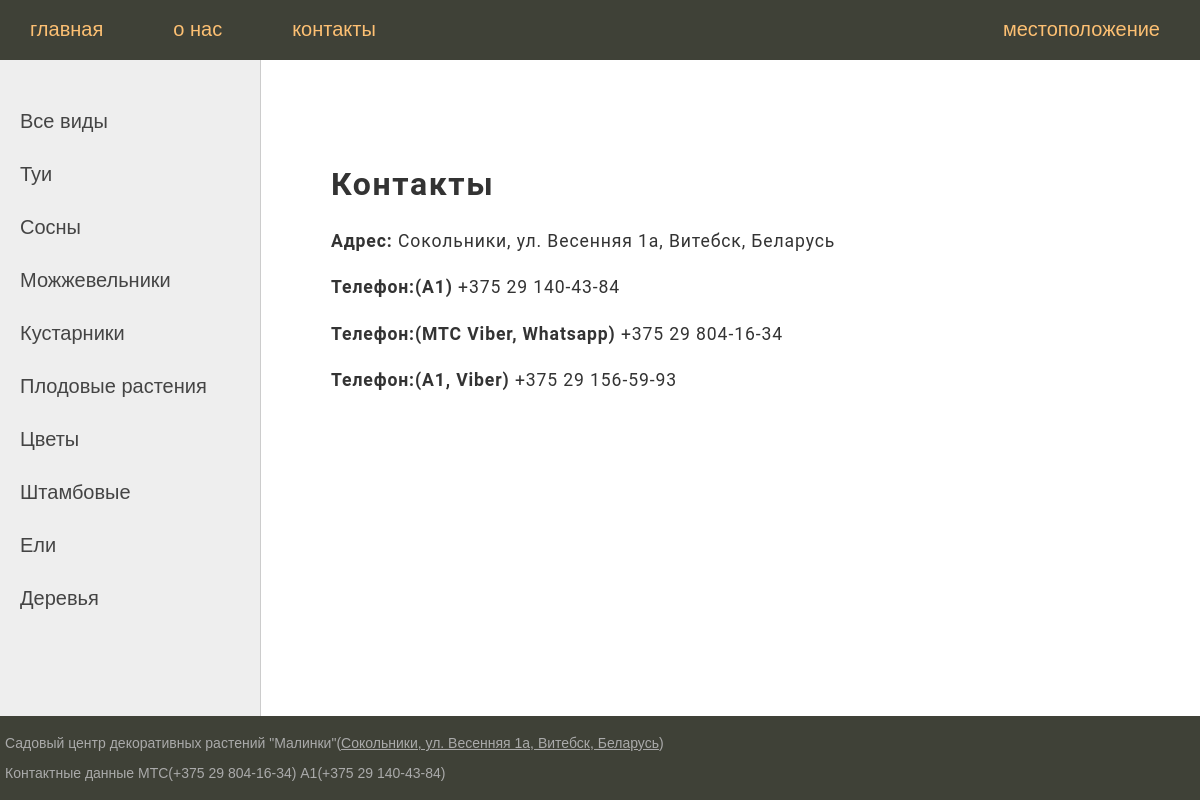
The page /contacts/ on the database as committed earlier.
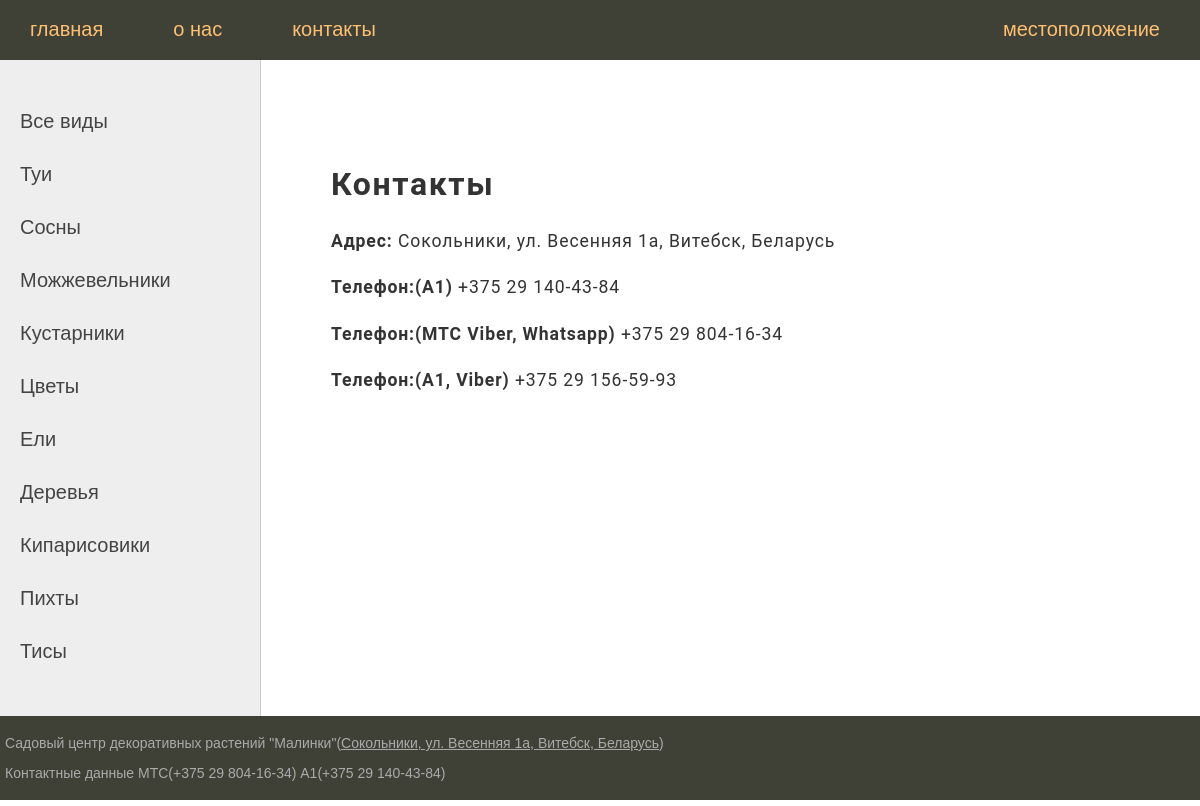
The same page on the database as committed later.
### main_page/models.py (models this page shows, shortened)
class Category(models.Model):
    choice_thuja = models.CharField(max_length=200, db_index=True)
    slug = models.SlugField(max_length=250, unique=True, db_index=True, verbose_name='URL')
    def get_absolute_url(self):
        return reverse('category', kwargs={'cat_slug': self.slug})
    class Meta:
        verbose_name = 'Категории'
        verbose_name_plural = 'Категории'

### main_page/views.py (the view)
# urls.py: path('contacts/', Contacts.as_view(), name='contacts'),
class Contacts(DataMixin, ListView):
    model = Tui
    template_name = 'main_page/contacts.html'
    def get_context_data(self, *, object_list=None, **kwargs):
        context = super().get_context_data(**kwargs)
        c_def = self.get_user_context(title='Контакты')
        context = dict(list(c_def.items()) + list(context.items()))
        return context

### main_page/utils.py (called while the page is built)
    def get_user_context(self, **kwargs):
        context = kwargs
        cats = Category.objects.all()
        context['menu'] = menu
        context['cats'] = cats
        if 'cat_selected' not in context:
            context['cat_selected'] = '#'
        return context

### main_page/templates/main_page/contacts.html (shortened to what this page needs)
{% extends 'main_page/base.html'%}
{% block content %}
<!DOCTYPE html>
<html lang="ru">
<head>
</head>
<body>
  <main>
    <h1 class="text-style">Контакты</h1>
    <div class="contact-info">
      <p class="text-style"><strong>Адрес: </strong>Сокольники, ул. Весенняя 1а, Витебск, Беларусь</p>
      <p class="text-style"><strong>Телефон:(А1)</strong> +375 29 140-43-84</p>
      <p class="text-style"><strong>Телефон:(МТС Viber, Whatsapp)</strong> +375 29 804-16-34</p>
      <p class="text-style"><strong>Телефон:(А1, Viber)</strong> +375 29 156-59-93</p>
    </div>
  </main>
</body>
</html>
{% endblock %}

### main_page/templates/main_page/base.html (shortened to what this page needs)
{% load static %}
<!DOCTYPE html>
<html>
<head>
	<link type="text/css" href="{% static 'main_page/css/style.css' %}" rel="stylesheet" />
</head>
<body>
<table class="table-page" border=0 cellpadding="0" cellspacing="0">
<tr><td valign=top>
{% block mainmenu %}
		<div class="header">
			<ul id="mainmenu" class="mainmenu">
{% for m in menu %}
	{% if not forloop.last %}
			<li><a href="{% url m.url_name %}">{{m.title}}</a></li>
	{% else %}
			<li class="last"><a href="{% url m.url_name %}">{{m.title}}</a></li>
	{% endif %}
{% endfor %}
			</ul>
		</div>
{% endblock mainmenu %}
<table class="table-content" border=0 cellpadding="0" cellspacing="0">
<tr>
	<td valign="top" class="left-chapters">
	<ul id="leftchapters">
		{% if cat_selected == 0 %}
			<li class="selected">Все виды</li>
		{% else %}
			<li><a href="{% url 'home' %}">Все виды</a></li>
		{% endif %}
		{% for c in cats %}
			{% if c.pk == cat_selected %}
				<li class="selected">{{c.choice_thuja}}</li>
			{% else %}
				<li><a href="{{ c.get_absolute_url }}">{{c.choice_thuja}}</a></li>
			{% endif %}
		{% endfor %}
	</ul>
</td>
<td valign="top" class="content">
	<div class="content-text">
{% block content %}
{% endblock %}
	</div>
</td></tr></table>
</td></tr>
<tr><td valign=top>
	<div id="footer">
		<p>Садовый центр декоративных растений "Малинки"(<a href="https://www.google.com/maps/place/Садовый+центр+декоративных+растений+%22Малинки%22/@55.1375422,30.257692,15z/data=!4m2!3m1!1s0x0:0x97be5a94ae849257?sa=X&hl=ru&ved=2ahUKEwjHjNOxxfr-AhUVz4sKHYn_AD4Q_BJ6BAhwEAk" target="_blank">Сокольники, ул. Весенняя 1а, Витебск, Беларусь</a>)</p>
		<p>Контактные данные МТС(+375 29 804-16-34) А1(+375 29 140-43-84)</p>
	</div>
</td></tr></table>
</body>
</html>

Rows that differ between the two databases and show on the page:
removed Category: choice_thuja "Плодовые растения"
removed Category: choice_thuja "Штамбовые"
added Category: choice_thuja "Кипарисовики"
added Category: choice_thuja "Пихты"
added Category: choice_thuja "Тисы"
